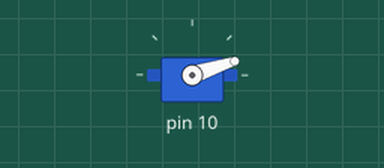
Bench run of a sketch on a simulated Arduino Uno, built with avr-gcc and run on an emulated ATmega328P. On the bench: servo. At 2.5 s the program stops and its outputs stay as they are.

Above: at 0.6 s.
At 1.6 s:
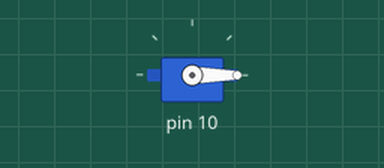
Timing chart, 0 to 3.1 s (numbered marks = the images above):
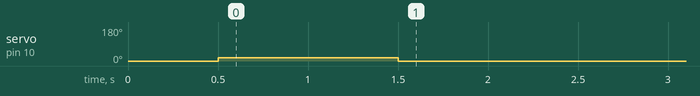

The sketch:

demo-fan.ino
```cpp
#include "Fan.h"

Fan fan;

void setup() {
    fan.Setup();
}

void loop() {
    // Fan should turn on
    fan.TurnOn();
    delay(1000);
    // Fan should turn off
    fan.TurnOff();
    delay(1000);
    // Fan should be shutdown
    fan.Shutdown();
    // Fan should NOT turn on
    fan.TurnOn();
    while (true) {
    }
}
```

Measured:
- by itself, servo on pin 10: 0° → 18° at 0.50 s, → 0° 1.0 s later
